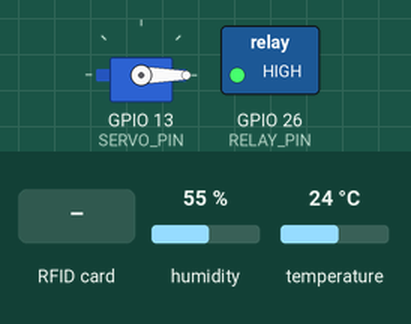
Simulated run of this sketch. Board: ESP32. Shown: servo, switched loads named in the sketch (green lamp = pin HIGH). Wiring (inferred from the names in the program): IR receiver: data GPIO 27. The test bench sets the inputs (shaded band); at power-on: humidity 55 %, temperature 24 °C. WiFi joins after 1.5 s; servers stay silent unless stated; what the sketch prints to the serial monitor is not drawn.

Above: at 2.7 s.
2.8 s: RFID card 51 AB BE 6E held to the reader
At 4.0 s:
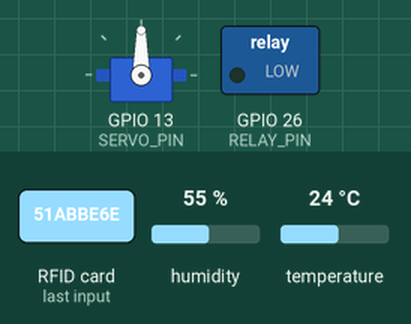
4.3 s: RFID card 5E 7A 19 C4 held to the reader
Timing chart, 0 to 54.3 s (numbered marks = the images above; inputs shaded):
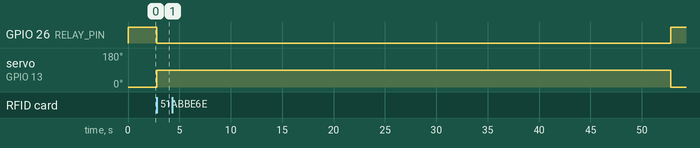

Measured:
- after the input at 2.8 s, GPIO 26 (RELAY_PIN): HIGH → LOW at once; servo on GPIO 13 (SERVO_PIN): 0° → 90° at once

The sketch:

automation.web.ino
```cpp
#include <WiFi.h>
#include <WebServer.h>
#include <SPI.h>
#include <MFRC522.h>
#include <ESP32Servo.h>
#include <DHT.h>

// ==================== CONFIGURATION ====================
const char* ssid = "your ssid";
const char* password = "your password";


String authorizedUID = "51 AB BE 6E";

// ==================== PIN DEFINITIONS ====================
#define SS_PIN     5   // RC522 SDA
#define RST_PIN    22  // RC522 RST
#define SERVO_PIN  13  // SG90 Servo Signal
#define RELAY_PIN  26  // 2-Channel Relay IN1
#define DHT_PIN    4   // DHT11 Data Pin
#define IR_PIN     27  // IR Motion Sensor Output Pin

#define DHTTYPE    DHT11

// ==================== GLOBAL OBJECTS & VARS =============
MFRC522 mfrc522(SS_PIN, RST_PIN);
Servo doorServo;
WebServer server(80);
DHT dht(DHT_PIN, DHTTYPE);

// System State Variables
String rfidStatus = "Waiting for Card";
String doorStatus = "Locked";
int servoPos = 0;
String relayStatus = "OFF";
String lastUID = "No Card";
String wifiStatus = "Disconnected";

// Environmental & Motion State
float temperature = 0.0;
float humidity = 0.0;
String motionStatus = "No persons";

unsigned long unlockTimestamp = 0;
bool isUnlocked = false;
unsigned long lastDHTRead = 0;

// ==================== FUNCTION DECLARATIONS =============
void connectWiFi();
void setupRFID();
void setupServo();
void setupRelay();
void setupSensors();
void readRFID();
void readSensors();
void authorizeCard(String scannedUID);
void unlockDoor();
void lockDoor();
void updateRelay(bool turnOn);
void handleRoot();
void handleStatus();

// ==================== SETUP =============================
void setup() {
  Serial.begin(115200);
  while (!Serial && millis() < 3000); // Wait for serial console

  Serial.println("\n--- Starting ESP32 Smart Home System ---");

  setupRelay();
  setupServo();
  setupRFID();
  setupSensors();
  connectWiFi();

  // Web Server Routes
  server.on("/", HTTP_GET, handleRoot);
  server.on("/status", HTTP_GET, handleStatus);
  server.begin();

  Serial.println("HTTP server started");
  Serial.print("Open Browser: http://");
  Serial.println(WiFi.localIP());
}

// ==================== MAIN LOOP =========================
void loop() {
  server.handleClient();

  readRFID();
  readSensors();

  // Auto-lock door after 50 seconds if left unlocked without a second tap
  if (isUnlocked && (millis() - unlockTimestamp >= 50000)) {
    lockDoor();
  }

  // Update WiFi status dynamically
  if (WiFi.status() == WL_CONNECTED) {
    wifiStatus = "Connected";
  } else {
    wifiStatus = "Disconnected";
  }
}

// ==================== HARDWARE & LOGIC FUNCTIONS ========
void connectWiFi() {
  WiFi.mode(WIFI_STA);
  WiFi.begin(ssid, password);
  Serial.print("Connecting to WiFi: ");
  Serial.println(ssid);

  while (WiFi.status() != WL_CONNECTED) {
    delay(500);
    Serial.print(".");
  }

  wifiStatus = "Connected";
  Serial.println("\nWiFi Connected successfully!");
  Serial.print("IP Address: ");
  Serial.println(WiFi.localIP());
}

void setupRFID() {
  SPI.begin(18, 19, 23, 5); // SCK, MISO, MOSI, SS
  mfrc522.PCD_Init();
  Serial.println("RC522 RFID Reader Initialized.");
}

void setupServo() {
  ESP32PWM::allocateTimer(0);
  doorServo.setPeriodHertz(50); // Standard 50Hz servo
  doorServo.attach(SERVO_PIN, 500, 2400);
  doorServo.write(0);           // Initial position 0°
  servoPos = 0;
  Serial.println("Servo Motor Initialized at 0 degrees.");
}

void setupRelay() {
  pinMode(RELAY_PIN, OUTPUT);
  digitalWrite(RELAY_PIN, HIGH); // Active-LOW relay initial setup (HIGH = OFF state)
  relayStatus = "OFF";
  Serial.println("Relay Module Initialized.");
}

void setupSensors() {
  dht.begin();
  pinMode(IR_PIN, INPUT);
  Serial.println("DHT11 and IR Sensors Initialized.");
}

void readSensors() {
  // Read DHT11 non-blockingly every 2 seconds
  if (millis() - lastDHTRead >= 2000) {
    lastDHTRead = millis();
    float t = dht.readTemperature();
    float h = dht.readHumidity();

    if (!isnan(t) && !isnan(h)) {
      temperature = t;
      humidity = h;
    }
  }

  // Read IR Motion Sensor (LOW = Object/Motion Detected for typical IR obstacle/motion modules)
  int irVal = digitalRead(IR_PIN);
  if (irVal == LOW) {
    motionStatus = "person Detected!";
  } else {
    motionStatus = "Clear";
  }
}

void readRFID() {
  if (!mfrc522.PICC_IsNewCardPresent() || !mfrc522.PICC_ReadCardSerial()) {
    return;
  }

  Serial.println("\nCard Detected");

  String readUID = "";
  for (byte i = 0; i < mfrc522.uid.size; i++) {
    if (mfrc522.uid.uidByte[i] < 0x10) {
      readUID += "0";
    }
    readUID += String(mfrc522.uid.uidByte[i], HEX);
    if (i < mfrc522.uid.size - 1) {
      readUID += " ";
    }
  }
  readUID.toUpperCase();

  lastUID = readUID;
  Serial.print("UID: ");
  Serial.println(lastUID);

  authorizeCard(lastUID);

  mfrc522.PICC_HaltA();
  mfrc522.PCD_StopCrypto1();
}

void authorizeCard(String scannedUID) {
  if (scannedUID.equalsIgnoreCase(authorizedUID)) {
    if (isUnlocked) {
      Serial.println("Second Tap Detected: Turning System OFF");
      rfidStatus = "System Off";
      lockDoor();
    } else {
      Serial.println("First Tap Detected: Access Granted");
      rfidStatus = "Access Granted";
      unlockDoor();
    }
  } else {
    Serial.println("Access Denied");
    rfidStatus = "Access Denied";
    if (!isUnlocked) {
      doorStatus = "Locked";
      relayStatus = "OFF";
      servoPos = 0;
    }
  }
}

void unlockDoor() {
  Serial.println("Door Unlocked");
  doorStatus = "Unlocked";
  servoPos = 90;
  doorServo.write(servoPos);

  updateRelay(true);

  isUnlocked = true;
  unlockTimestamp = millis();
}

void lockDoor() {
  Serial.println("Door Locked");
  servoPos = 0;
  doorServo.write(servoPos);

  updateRelay(false);

  doorStatus = "Locked";
  isUnlocked = false;

  if (rfidStatus != "System Off") {
    rfidStatus = "Waiting for Card";
  }
}

void updateRelay(bool turnOn) {
  if (turnOn) {
    digitalWrite(RELAY_PIN, LOW); // Active-LOW relay turn ON
    relayStatus = "ON";
  } else {
    digitalWrite(RELAY_PIN, HIGH); // Active-LOW relay turn OFF
    relayStatus = "OFF";
  }
}

// ==================== WEB SERVER HANDLERS ================
void handleStatus() {
  String json = "{";
  json += "\"rfidStatus\":\"" + rfidStatus + "\",";
  json += "\"doorStatus\":\"" + doorStatus + "\",";
  json += "\"servoPos\":" + String(servoPos) + ",";
  json += "\"relayStatus\":\"" + relayStatus + "\",";
  json += "\"lastUID\":\"" + lastUID + "\",";
  json += "\"wifiStatus\":\"" + wifiStatus + "\",";
  json += "\"temperature\":\"" + String(temperature, 1) + " °C\",";
  json += "\"humidity\":\"" + String(humidity, 1) + " %\",";
  json += "\"motionStatus\":\"" + motionStatus + "\"";
  json += "}";

  server.send(200, "application/json", json);
}

void handleRoot() {
  String html = R"rawliteral(
<!DOCTYPE html>
<html lang="en">
<head>
    <meta charset="UTF-8">
    <meta name="viewport" content="width=device-width, initial-scale=1.0">
    <title>ESP32 Smart Home Dashboard</title>
    <style>
        * {
            box-sizing: border-box;
            margin: 0;
            padding: 0;
            font-family: 'Segoe UI', Tahoma, Geneva, Verdana, sans-serif;
        }
        body {
            background: linear-gradient(135deg, #0f2027, #203a43, #2c5364);
            min-height: 100vh;
            display: flex;
            flex-direction: column;
            align-items: center;
            padding: 20px;
            color: #ffffff;
        }
        header {
            margin-bottom: 30px;
            text-align: center;
        }
        header h1 {
            font-size: 2.2rem;
            letter-spacing: 1px;
            margin-bottom: 8px;
            text-shadow: 0 2px 4px rgba(0,0,0,0.3);
        }
        header p {
            color: #b3cdd1;
            font-size: 1rem;
        }
        .grid-container {
            display: grid;
            grid-template-columns: repeat(auto-fit, minmax(260px, 1fr));
            gap: 20px;
            width: 100%;
            max-width: 1000px;
        }
        .card {
            background: rgba(255, 255, 255, 0.08);
            backdrop-filter: blur(10px);
            border-radius: 16px;
            padding: 24px;
            box-shadow: 0 8px 32px 0 rgba(0, 0, 0, 0.3);
            border: 1px solid rgba(255, 255, 255, 0.1);
            transition: transform 0.3s ease, box-shadow 0.3s ease;
            position: relative;
            overflow: hidden;
        }
        .card:hover {
            transform: translateY(-5px);
            box-shadow: 0 12px 40px 0 rgba(0, 0, 0, 0.4);
        }
        .card::before {
            content: '';
            position: absolute;
            top: 0;
            left: 0;
            width: 100%;
            height: 4px;
        }
        .card-rfid::before { background: #00f2fe; }
        .card-door::before { background: #4facfe; }
        .card-servo::before { background: #ff0844; }
        .card-relay::before { background: #f6d365; }
        .card-uid::before { background: #b19ffb; }
        .card-temp::before { background: #ff9a9e; }
        .card-hum::before { background: #a1c4fd; }
        .card-motion::before { background: #ff0844; }
        .card-wifi::before { background: #00ff87; }

        .card-header {
            display: flex;
            align-items: center;
            justify-content: space-between;
            margin-bottom: 15px;
        }
        .card-title {
            font-size: 0.95rem;
            text-transform: uppercase;
            letter-spacing: 1px;
            color: #d1d5db;
        }
        .card-value {
            font-size: 1.6rem;
            font-weight: 700;
            word-break: break-all;
        }

        .accent-rfid { color: #00f2fe; }
        .accent-door { color: #4facfe; }
        .accent-servo { color: #ff0844; }
        .accent-relay { color: #f6d365; }
        .accent-uid { color: #b19ffb; }
        .accent-temp { color: #ff9a9e; }
        .accent-hum { color: #a1c4fd; }
        .accent-motion { color: #ff758c; }
        .accent-wifi { color: #00ff87; }

        @media (max-width: 600px) {
            body { padding: 10px; }
            header h1 { font-size: 1.75rem; }
        }
    </style>
</head>
<body>

    <header>
        <h1>Smart Home Control</h1>
        <p>Real-Time ESP32 RFID & Sensor Dashboard</p>
    </header>

    <div class="grid-container">
        <!-- RFID Status -->
        <div class="card card-rfid">
            <div class="card-header">
                <span class="card-title">RFID Status</span>
            </div>
            <div class="card-value accent-rfid" id="rfidStatus">Waiting for Card</div>
        </div>

        <!-- Door Status -->
        <div class="card card-door">
            <div class="card-header">
                <span class="card-title">Door Status</span>
            </div>
            <div class="card-value accent-door" id="doorStatus">Locked</div>
        </div>

        <!-- Servo Position -->
        <div class="card card-servo">
            <div class="card-header">
                <span class="card-title">Servo Position</span>
            </div>
            <div class="card-value accent-servo" id="servoPos">0°</div>
        </div>

        <!-- Relay Status -->
        <div class="card card-relay">
            <div class="card-header">
                <span class="card-title">Relay Status</span>
            </div>
            <div class="card-value accent-relay" id="relayStatus">OFF</div>
        </div>

        <!-- Temperature -->
        <div class="card card-temp">
            <div class="card-header">
                <span class="card-title">Temperature</span>
            </div>
            <div class="card-value accent-temp" id="temperature">0.0 °C</div>
        </div>

        <!-- Humidity -->
        <div class="card card-hum">
            <div class="card-header">
                <span class="card-title">Humidity</span>
            </div>
            <div class="card-value accent-hum" id="humidity">0.0 %</div>
        </div>

        <!-- IR Motion Detection -->
        <div class="card card-motion">
            <div class="card-header">
                <span class="card-title">Motion Detection</span>
            </div>
            <div class="card-value accent-motion" id="motionStatus">Clear</div>
        </div>

        <!-- Last RFID UID -->
        <div class="card card-uid">
            <div class="card-header">
                <span class="card-title">Last RFID UID</span>
            </div>
            <div class="card-value accent-uid" id="lastUID">No Card</div>
        </div>

        <!-- WiFi Status -->
        <div class="card card-wifi">
            <div class="card-header">
                <span class="card-title">WiFi Status</span>
            </div>
            <div class="card-value accent-wifi" id="wifiStatus">Connected</div>
        </div>
    </div>

    <script>
        function updateDashboard() {
            fetch('/status')
                .then(response => response.json())
                .then(data => {
                    document.getElementById('rfidStatus').innerText = data.rfidStatus;
                    document.getElementById('doorStatus').innerText = data.doorStatus;
                    document.getElementById('servoPos').innerText = data.servoPos + '°';
                    document.getElementById('relayStatus').innerText = data.relayStatus;
                    document.getElementById('temperature').innerText = data.temperature;
                    document.getElementById('humidity').innerText = data.humidity;
                    document.getElementById('motionStatus').innerText = data.motionStatus;
                    document.getElementById('lastUID').innerText = data.lastUID;
                    document.getElementById('wifiStatus').innerText = data.wifiStatus;
                })
                .catch(err => console.error('Dashboard Update Error:', err));
        }

        // Poll server for status every 1 second
        setInterval(updateDashboard, 1000);
    </script>
</body>
</html>
  )rawliteral";

  server.send(200, "text/html", html);
}
```
